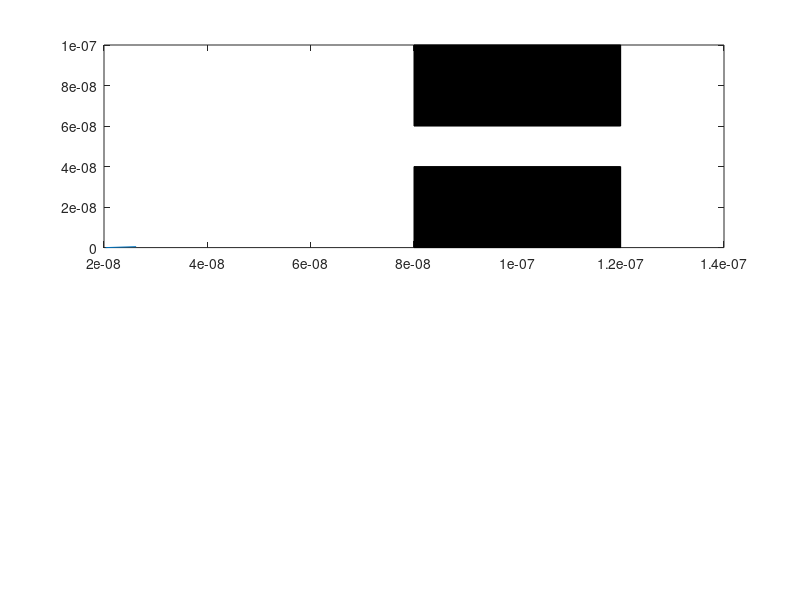

Here is the MATLAB script that generated this plot: (Note: this script raises an error after producing the figure.)
%% Simulation 3 - Enhancements 
% Jinseng Vanderkloot 101031534
%% 
%Simulation 3 adds solid blocks into the area and the electons will "bounce" 
% off the walls when making contact. The electrons will continue to scatter. 
% There should be some type of re-thermalization for the electrons which 
% make contact with the boxes so a value is added to reduce the velocity 
%therefore reducing temprature when contact is make (vloss). An electron
%density map and temprature map is displayed. (Some inital values may be
%changed to reduce simulation time. To improve in the future, use linear
%indexing). Some bleeding or error does exsist looking at the density map. 
%% S3 Initialization of electron values

clc
clear all
close all 

%Initial
m0 = 9.10938215e-31;            % electron mass
mn = 0.26*m0;                   % Effective mass
Temp = 300;                     % Inital Temp (K)
kb = 1.3806504e-23;             % Boltzmann constant
tmn = 0.2e-12;                  % Mean time between collision 

% Region Area 
wArea = 200e-9;
lArea = 100e-9;

%Thermal Velocity (Question 1.A) 
vt=sqrt((2*kb*Temp)/mn);        % Sim in 2D so (2*kb*Temp), 3D is (3*kb*Temp)

%Electron motion 
numElec = 1000;                  %Number of simulated Electrons 
numEPlot = 40;                  %Number of plotted Electrons 
dt = (lArea*wArea);           %Typically 1/100 of region size
stepsTot = 200;                 %Total amount of steps (1000 was a long simulation) 
tTot= stepsTot*dt;              %Total Simulation time 
x = zeros(1,numElec);           %Inital X matrix          
y = zeros(1,numElec);           %Inital y matrix  
vx = zeros(1,numElec);          %Inital velocity x matrix  
vy = zeros(1,numElec);          %Inital velocity y matrix
vtot = zeros(1,numElec);        %Inital velocity matrix
avgTemp=0;                      %Set average Temp to 0 

%Probability of Scatter 
scatOn = 1;                     %Turn Scatter on (1) or off(0)
Pscatter = 1-exp(-dt/tmn);      %Scatter Equation 
tScatter = zeros(1,numElec);

%Bottle Neck Boundary reduced to prevent bleeding 
% X limit (no particle between X1 and X2 - Cosider Y limits) 
boxX1=80e-9;
boxX2=120e-9;
% Y Limit (no particles between 0 and Y1 and Y2 to Y limit) 
boxY1 = 40e-9;
boxY2 = 60e-9;


%Electron Graph 
for cnt = 1:numElec
    x(cnt)=rand()*wArea;
    y(cnt)=rand()*lArea;
    %If the electrons are place in the box, re-roll position
    while (x(cnt)>=boxX1 && x(cnt)<=boxX2 && (y(cnt)<=boxY1 || y(cnt>=boxY2))) %Relocate them if in boundary
        x(cnt)=rand()*wArea;
        y(cnt)=rand()*lArea;
    end
    vx(cnt)=(vt/sqrt(2))*randn();  % velocity * Gaussian dist   
    vy(cnt)=(vt/sqrt(2))*randn();  % velocity * Gaussian dist 
    %Varience = sqrt(kT/m) - Do we use this? 
    vtot(cnt)= sqrt (vx(cnt)^2)+(vy(cnt)^2);
    colors= rand(numElec,3);
end

%Boundary Energy/Velocity loss coefficient (reduction in velocity =
%reduction in temprature) 
vloss = 0.95; 
%% S3 Main Loop 
t=0;
intCNT = 1; %Counter with time
while t < tTot
    t = t + dt; 
    
    %Store old position 
    oldx = x;
    oldy = y;
    
    %Update to new position 
    x(1:numElec) = x(1:numElec) + (vx(1:numElec).*dt);
    y(1:numElec) = y(1:numElec) + (vy(1:numElec).*dt);
    
    vtot(1:numElec)= sqrt ((vx(1:numElec).^2)+(vy(1:numElec).^2));

    for check = 1:numElec
        %Scatter 
        if scatOn==1
            if Pscatter > rand()
                vx(check)=(vt/sqrt(2))*randn();
                vy(check)=(vt/sqrt(2))*randn();
                tScatter(check)= 0; %If collision, time goes to 0
            else
                tScatter(check)= tScatter(check) + dt; %track time increaing while no collision
            end
        end

        %Apply Boundary Conditions 
        %If bottom contact, bounce off in opposite direction
        if (y(check)<=0)
            y(check) = 0;
            vy(check) = -vy(check);
        end
        %If top contact, bounce off in opposite directio
        if (y(check)>=lArea)
            y(check) = lArea;
            vy(check) = -vy(check);
        end
        %if left side of box, come out right side 
        if(x(check)<=0)
           x(check) = 0;
           vx(check) = -vx(check);
        end
        %if right side of box, come out left side
        if(x(check)>=wArea)
           x(check) = wArea;
           vx(check) = -vx(check);
        end

        %Apply bottle neck conditions 
        %If contact on left walls of boundary (not in Gap)
        if (oldx(check)<boxX1 && x(check)>=boxX1 && (y(check)<= boxY1 || y(check)>= boxY2))
            x(check)=boxX1;
            vx(check) = -(vx(check)*vloss); 
        end
        %If contact on right walls of boundary (not in Gap)
        if (oldx(check)>boxX2 && x(check)<=boxX2 && (y(check)<= boxY1 || y(check)>= boxY2))
            x(check)=boxX2;
            vx(check) = -(vx(check)*vloss); 
        end
        %If contact with bottom boundary in gap
        if (x(check)>boxX1 && x(check)< boxX2 && oldy(check)>boxY1 && y(check)<= boxY1)
            y(check)= boxY1;
            vy(check) = -(vy(check)*vloss); 
        end
        %If contact with top boundary in gap 
        if (x(check)>boxX1 && x(check)< boxX2 && oldy(check)<boxY2 && y(check)>=boxY2)
            y(check)=boxY2;
            vy(check) = -(vy(check)*vloss); 
        end
    end 

    %Plot Boundary and map some electrons
    for Eplot = 1:numEPlot
        figure(1)
        subplot (2,1,1)
        %if the electron went out of sides and back on other side, do not
        %draw line
        if abs(oldx(Eplot)-x(Eplot))<(wArea/2)
            p = plot([oldx(Eplot),x(Eplot)],[oldy(Eplot),y(Eplot)]);
        end
        rectangle('Position',[boxX1 0 (boxX2-boxX1) boxY1],'FaceColor',[0 0 0])
        rectangle('Position',[boxX1 boxY2 (boxX2-boxX1) (lArea-boxY2)],'FaceColor',[0 0 0])
        p.Color=colors(Eplot,:);
        axis([0,wArea,0,lArea]);
        title('Electron Model'), xlabel('Position (m)', 'FontSize', 10), ylabel('Position (m)', 'FontSize', 10);
        
        hold on;
    end 
    pause(0.01);

    %Electron Density Map 
    eMapX=linspace(0, wArea, 100);
    eMapY=linspace(0, lArea, 50);
    EDM=histcounts2(y,x,eMapY,eMapX);
    subplot(2,2,3)
    imagesc(eMapY,eMapX,EDM),colorbar,title('Electron Density Map');
    
    %Electron Temprature Map 
    allT = ((vtot(:).^2).*mn)./(2*kb);
    xv = linspace(min(x), max(x),100);
    yv = linspace(min(y), max(y),50);
    [X,Y] = meshgrid(xv,yv);
    ETM=griddata(x,y,allT,X,Y);
    subplot(2,2,4);
    imagesc(xv,yv,ETM),colorbar,title("Temprature Map")
    axis([0, wArea, 0 lArea]);
    
end 


